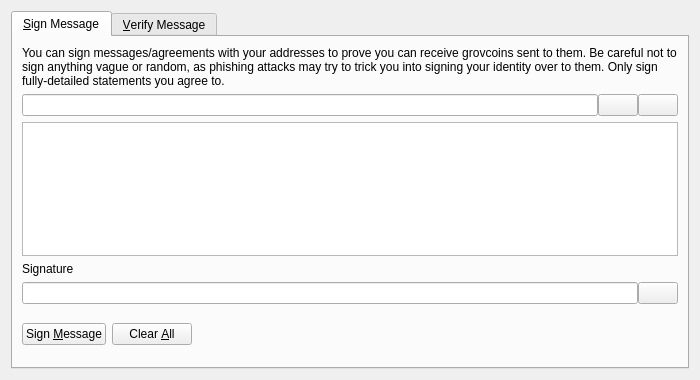
<?xml version="1.0" encoding="UTF-8"?>
<ui version="4.0">
 <class>SignVerifyMessageDialog</class>
 <widget class="QDialog" name="SignVerifyMessageDialog">
  <property name="geometry">
   <rect>
    <x>0</x>
    <y>0</y>
    <width>700</width>
    <height>380</height>
   </rect>
  </property>
  <property name="windowTitle">
   <string>Signatures - Sign / Verify a Message</string>
  </property>
  <property name="modal">
   <bool>true</bool>
  </property>
  <layout class="QVBoxLayout" name="verticalLayout">
   <item>
    <widget class="QTabWidget" name="tabWidget">
     <property name="currentIndex">
      <number>0</number>
     </property>
     <widget class="QWidget" name="tabSignMessage">
      <attribute name="title">
       <string>&amp;Sign Message</string>
      </attribute>
      <layout class="QVBoxLayout" name="verticalLayout_SM">
       <item>
        <widget class="QLabel" name="infoLabel_SM">
         <property name="text">
          <string>You can sign messages/agreements with your addresses to prove you can receive grovcoins sent to them. Be careful not to sign anything vague or random, as phishing attacks may try to trick you into signing your identity over to them. Only sign fully-detailed statements you agree to.</string>
         </property>
         <property name="textFormat">
          <enum>Qt::PlainText</enum>
         </property>
         <property name="wordWrap">
          <bool>true</bool>
         </property>
        </widget>
       </item>
       <item>
        <layout class="QHBoxLayout" name="horizontalLayout_1_SM">
         <property name="spacing">
          <number>0</number>
         </property>
         <item>
          <widget class="QValidatedLineEdit" name="addressIn_SM">
           <property name="toolTip">
            <string>The grovcoin address to sign the message with</string>
           </property>
          </widget>
         </item>
         <item>
          <widget class="QPushButton" name="addressBookButton_SM">
           <property name="toolTip">
            <string>Choose previously used address</string>
           </property>
           <property name="text">
            <string/>
           </property>
           <property name="icon">
            <iconset resource="../bitcoin.qrc">
             <normaloff>:/icons/address-book</normaloff>:/icons/address-book</iconset>
           </property>
           <property name="shortcut">
            <string>Alt+A</string>
           </property>
           <property name="autoDefault">
            <bool>false</bool>
           </property>
          </widget>
         </item>
         <item>
          <widget class="QPushButton" name="pasteButton_SM">
           <property name="toolTip">
            <string>Paste address from clipboard</string>
           </property>
           <property name="text">
            <string/>
           </property>
           <property name="icon">
            <iconset resource="../bitcoin.qrc">
             <normaloff>:/icons/editpaste</normaloff>:/icons/editpaste</iconset>
           </property>
           <property name="shortcut">
            <string>Alt+P</string>
           </property>
           <property name="autoDefault">
            <bool>false</bool>
           </property>
          </widget>
         </item>
        </layout>
       </item>
       <item>
        <widget class="QPlainTextEdit" name="messageIn_SM">
         <property name="toolTip">
          <string>Enter the message you want to sign here</string>
         </property>
        </widget>
       </item>
       <item>
        <widget class="QLabel" name="signatureLabel_SM">
         <property name="text">
          <string>Signature</string>
         </property>
         <property name="textFormat">
          <enum>Qt::PlainText</enum>
         </property>
        </widget>
       </item>
       <item>
        <layout class="QHBoxLayout" name="horizontalLayout_2_SM">
         <property name="spacing">
          <number>0</number>
         </property>
         <item>
          <widget class="QLineEdit" name="signatureOut_SM">
           <property name="font">
            <font>
             <italic>true</italic>
            </font>
           </property>
           <property name="readOnly">
            <bool>true</bool>
           </property>
          </widget>
         </item>
         <item>
          <widget class="QPushButton" name="copySignatureButton_SM">
           <property name="toolTip">
            <string>Copy the current signature to the system clipboard</string>
           </property>
           <property name="text">
            <string/>
           </property>
           <property name="icon">
            <iconset resource="../bitcoin.qrc">
             <normaloff>:/icons/editcopy</normaloff>:/icons/editcopy</iconset>
           </property>
           <property name="autoDefault">
            <bool>false</bool>
           </property>
          </widget>
         </item>
        </layout>
       </item>
       <item>
        <layout class="QHBoxLayout" name="horizontalLayout_3_SM">
         <item>
          <widget class="QPushButton" name="signMessageButton_SM">
           <property name="toolTip">
            <string>Sign the message to prove you own this grovcoin address</string>
           </property>
           <property name="text">
            <string>Sign &amp;Message</string>
           </property>
           <property name="icon">
            <iconset resource="../bitcoin.qrc">
             <normaloff>:/icons/edit</normaloff>:/icons/edit</iconset>
           </property>
           <property name="autoDefault">
            <bool>false</bool>
           </property>
          </widget>
         </item>
         <item>
          <widget class="QPushButton" name="clearButton_SM">
           <property name="toolTip">
            <string>Reset all sign message fields</string>
           </property>
           <property name="text">
            <string>Clear &amp;All</string>
           </property>
           <property name="icon">
            <iconset resource="../bitcoin.qrc">
             <normaloff>:/icons/remove</normaloff>:/icons/remove</iconset>
           </property>
           <property name="autoDefault">
            <bool>false</bool>
           </property>
          </widget>
         </item>
         <item>
          <spacer name="horizontalSpacer_1_SM">
           <property name="orientation">
            <enum>Qt::Horizontal</enum>
           </property>
           <property name="sizeHint" stdset="0">
            <size>
             <width>40</width>
             <height>48</height>
            </size>
           </property>
          </spacer>
         </item>
         <item>
          <widget class="QLabel" name="statusLabel_SM">
           <property name="font">
            <font>
             <weight>75</weight>
             <bold>true</bold>
            </font>
           </property>
           <property name="text">
            <string/>
           </property>
           <property name="wordWrap">
            <bool>true</bool>
           </property>
          </widget>
         </item>
         <item>
          <spacer name="horizontalSpacer_2_SM">
           <property name="orientation">
            <enum>Qt::Horizontal</enum>
           </property>
           <property name="sizeHint" stdset="0">
            <size>
             <width>40</width>
             <height>48</height>
            </size>
           </property>
          </spacer>
         </item>
        </layout>
       </item>
      </layout>
     </widget>
     <widget class="QWidget" name="tabVerifyMessage">
      <attribute name="title">
       <string>&amp;Verify Message</string>
      </attribute>
      <layout class="QVBoxLayout" name="verticalLayout_VM">
       <item>
        <widget class="QLabel" name="infoLabel_VM">
         <property name="text">
          <string>Enter the receiver's address, message (ensure you copy line breaks, spaces, tabs, etc. exactly) and signature below to verify the message. Be careful not to read more into the signature than what is in the signed message itself, to avoid being tricked by a man-in-the-middle attack. Note that this only proves the signing party receives with the address, it cannot prove sendership of any transaction!</string>
         </property>
         <property name="textFormat">
          <enum>Qt::PlainText</enum>
         </property>
         <property name="alignment">
          <set>Qt::AlignLeading|Qt::AlignLeft|Qt::AlignTop</set>
         </property>
         <property name="wordWrap">
          <bool>true</bool>
         </property>
        </widget>
       </item>
       <item>
        <layout class="QHBoxLayout" name="horizontalLayout_1_VM">
         <property name="spacing">
          <number>0</number>
         </property>
         <item>
          <widget class="QValidatedLineEdit" name="addressIn_VM">
           <property name="toolTip">
            <string>The grovcoin address the message was signed with</string>
           </property>
          </widget>
         </item>
         <item>
          <widget class="QPushButton" name="addressBookButton_VM">
           <property name="toolTip">
            <string>Choose previously used address</string>
           </property>
           <property name="text">
            <string/>
           </property>
           <property name="icon">
            <iconset resource="../bitcoin.qrc">
             <normaloff>:/icons/address-book</normaloff>:/icons/address-book</iconset>
           </property>
           <property name="shortcut">
            <string>Alt+A</string>
           </property>
           <property name="autoDefault">
            <bool>false</bool>
           </property>
          </widget>
         </item>
        </layout>
       </item>
       <item>
        <widget class="QPlainTextEdit" name="messageIn_VM"/>
       </item>
       <item>
        <widget class="QValidatedLineEdit" name="signatureIn_VM"/>
       </item>
       <item>
        <layout class="QHBoxLayout" name="horizontalLayout_2_VM">
         <item>
          <widget class="QPushButton" name="verifyMessageButton_VM">
           <property name="toolTip">
            <string>Verify the message to ensure it was signed with the specified grovcoin address</string>
           </property>
           <property name="text">
            <string>Verify &amp;Message</string>
           </property>
           <property name="icon">
            <iconset resource="../bitcoin.qrc">
             <normaloff>:/icons/transaction_0</normaloff>:/icons/transaction_0</iconset>
           </property>
           <property name="autoDefault">
            <bool>false</bool>
           </property>
          </widget>
         </item>
         <item>
          <widget class="QPushButton" name="clearButton_VM">
           <property name="toolTip">
            <string>Reset all verify message fields</string>
           </property>
           <property name="text">
            <string>Clear &amp;All</string>
           </property>
           <property name="icon">
            <iconset resource="../bitcoin.qrc">
             <normaloff>:/icons/remove</normaloff>:/icons/remove</iconset>
           </property>
           <property name="autoDefault">
            <bool>false</bool>
           </property>
          </widget>
         </item>
         <item>
          <spacer name="horizontalSpacer_1_VM">
           <property name="orientation">
            <enum>Qt::Horizontal</enum>
           </property>
           <property name="sizeHint" stdset="0">
            <size>
             <width>40</width>
             <height>48</height>
            </size>
           </property>
          </spacer>
         </item>
         <item>
          <widget class="QLabel" name="statusLabel_VM">
           <property name="font">
            <font>
             <weight>75</weight>
             <bold>true</bold>
            </font>
           </property>
           <property name="text">
            <string/>
           </property>
           <property name="wordWrap">
            <bool>true</bool>
           </property>
          </widget>
         </item>
         <item>
          <spacer name="horizontalSpacer_2_VM">
           <property name="orientation">
            <enum>Qt::Horizontal</enum>
           </property>
           <property name="sizeHint" stdset="0">
            <size>
             <width>40</width>
             <height>48</height>
            </size>
           </property>
          </spacer>
         </item>
        </layout>
       </item>
      </layout>
     </widget>
    </widget>
   </item>
  </layout>
 </widget>
 <customwidgets>
  <customwidget>
   <class>QValidatedLineEdit</class>
   <extends>QLineEdit</extends>
   <header>qt/qvalidatedlineedit.h</header>
  </customwidget>
 </customwidgets>
 <resources>
  <include location="../bitcoin.qrc"/>
 </resources>
 <connections/>
</ui>
